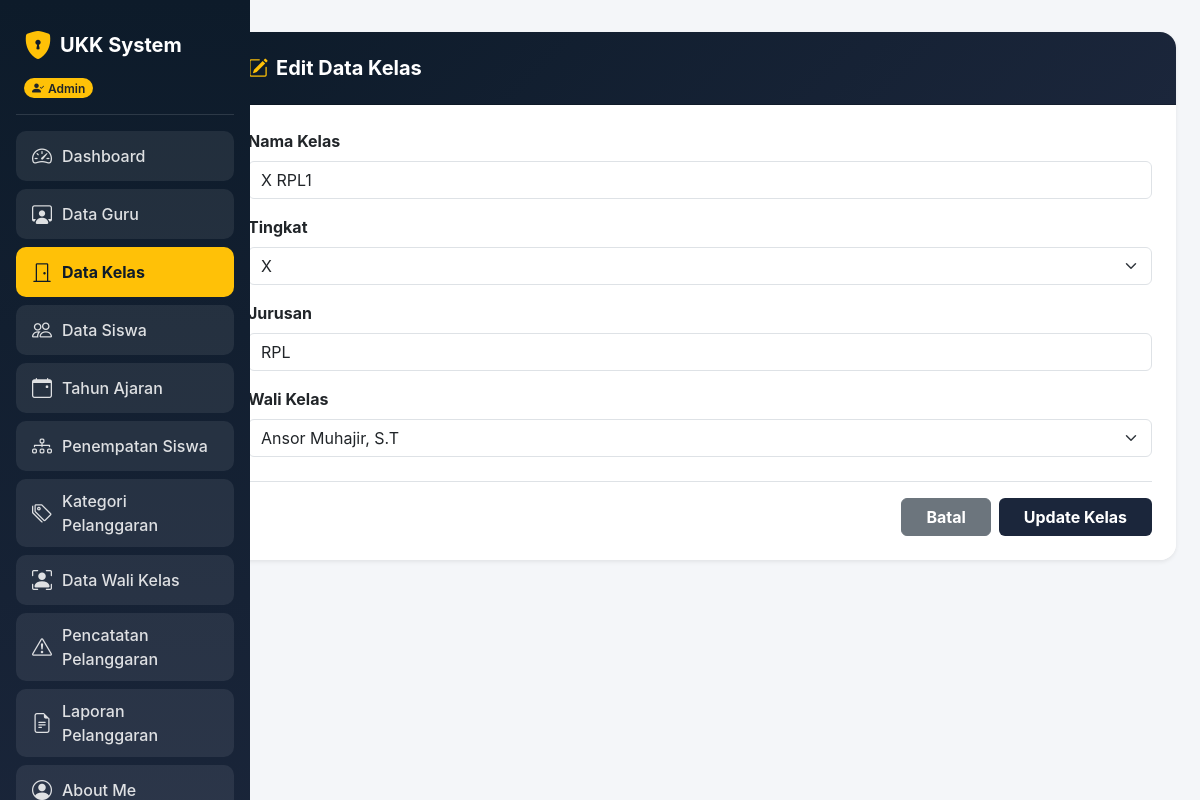
Page /kelas/kelas_edit.php?id=51 (signed in) on the committed database.
### tables this page shows
CREATE TABLE `t_kelas` (
  `id` int(11) NOT NULL,
  `wali_kelas_id` int(11) DEFAULT 0,
  `nama` varchar(100) DEFAULT NULL,
  `tingkat` varchar(20) NOT NULL,
  `jurusan` varchar(100) NOT NULL,
  `status_aktif` tinyint(1) NOT NULL,
  `created_at` timestamp NOT NULL DEFAULT current_timestamp(),
  `updated_at` timestamp NOT NULL DEFAULT current_timestamp()
);

### kelas/kelas_edit.php (the view, shortened to what this page needs)
<?php
include '../koneksi.php';
$role = $_SESSION['role'];
$id = $_GET['id'] ?? '';
$id = mysqli_real_escape_string($koneksi, $id);
$q_data = mysqli_query($koneksi, "SELECT * FROM t_kelas WHERE id = '$id'");
$data   = mysqli_fetch_assoc($q_data);
?>
<!DOCTYPE html>
<html lang="id">
<head>
  <link href="https://cdn.jsdelivr.net/npm/bootstrap@5.3.0/dist/css/bootstrap.min.css" rel="stylesheet">
  <link rel="stylesheet" href="https://cdn.jsdelivr.net/npm/bootstrap-icons@1.11.1/font/bootstrap-icons.css">
</head>
<body>
  <div class="container-fluid">
    <div class="row">
      <div class="col-md-3 col-lg-2 sidebar p-3 text-white">
        <div class="d-flex align-items-center gap-2 mb-2 px-2 mt-2">
          <i class="bi bi-shield-lock-fill fs-3 text-warning"></i>
          <h4 class="mb-0 fw-bold fs-5">UKK System</h4>
        </div>
        <div class="px-2 mb-3">
          <span class="badge bg-warning text-dark px-2 py-1 rounded-pill fw-semibold"><i class="bi bi-person-check-fill me-1"></i><?= $role; ?></span>
        </div>
        <hr class="text-white-50">
        <ul class="nav flex-column mb-auto">
          <li class="nav-item"><a href="../dashboard.php?tab=menu1" class="nav-link-custom"><i class="bi bi-speedometer2 fs-5"></i><span>Dashboard</span></a></li>
          <li class="nav-item"><a href="../dashboard.php?tab=menu2" class="nav-link-custom"><i class="bi bi-person-workspace fs-5"></i><span>Data Guru</span></a></li>
          <li class="nav-item"><a href="../dashboard.php?tab=menu3" class="nav-link-custom" style="background-color: #ffc107; color: #0d1b2a; font-weight: 700;"><i class="bi bi-door-closed fs-5"></i><span>Data Kelas</span></a></li>
          <li class="nav-item"><a href="../dashboard.php?tab=menu4" class="nav-link-custom"><i class="bi bi-people fs-5"></i><span>Data Siswa</span></a></li>
          <li class="nav-item"><a href="../dashboard.php?tab=menu5" class="nav-link-custom"><i class="bi bi-calendar-event fs-5"></i><span>Tahun Ajaran</span></a></li>
          <li class="nav-item"><a href="../dashboard.php?tab=menu6" class="nav-link-custom"><i class="bi bi-diagram-3 fs-5"></i><span>Penempatan Siswa</span></a></li>
          <li class="nav-item"><a href="../dashboard.php?tab=menu7" class="nav-link-custom"><i class="bi bi-tags fs-5"></i><span>Kategori Pelanggaran</span></a></li>
          <li class="nav-item"><a href="../dashboard.php?tab=menu8" class="nav-link-custom"><i class="bi bi-person-bounding-box fs-5"></i><span>Data Wali Kelas</span></a></li>
          <li class="nav-item"><a href="../dashboard.php?tab=menu9" class="nav-link-custom"><i class="bi bi-exclamation-triangle fs-5"></i><span>Pencatatan Pelanggaran</span></a></li>
          <li class="nav-item"><a href="../dashboard.php?tab=menu10" class="nav-link-custom"><i class="bi bi-file-earmark-text fs-5"></i><span>Laporan Pelanggaran</span></a></li>
          <li class="nav-item"><a href="../dashboard.php?tab=menu_about" class="nav-link-custom"><i class="bi bi-person-circle fs-5"></i><span>About Me</span></a></li>
        </ul>
      </div>
      <main class="col-md-9 col-lg-10 p-4 ms-auto">
        <div class="container-fluid py-2 px-0">
          <form action="" method="POST">
            <div class="card shadow-sm border-0 rounded-4 overflow-hidden w-100">
              <div class="card-header text-white p-4" style="background: linear-gradient(135deg, #0d1b2a 0%, #1b263b 100%);">
                <h5 class="mb-0 fw-bold"><i class="bi bi-pencil-square me-2 text-warning"></i>Edit Data Kelas</h5>
              </div>
              <div class="card-body p-4 bg-white">
                <div class="mb-3">
                  <label class="form-label fw-bold">Nama Kelas</label>
                  <input type="text" name="nama" class="form-control" value="<?= htmlspecialchars($data['nama'] ?? ''); ?>" required>
                </div>
                <div class="mb-3">
                  <label class="form-label fw-bold">Tingkat</label>
                  <select name="tingkat" class="form-select" required>
                    <option value="X" <?= (($data['tingkat'] ?? '') == 'X') ? 'selected' : ''; ?>>X</option>
                  </select>
                </div>
                <div class="mb-3">
                  <label class="form-label fw-bold">Jurusan</label>
                  <input type="text" name="jurusan" class="form-control" value="<?= htmlspecialchars($data['jurusan'] ?? ''); ?>" required>
                </div>
                <div class="mb-4">
                  <label class="form-label fw-bold">Wali Kelas</label>
                  <select name="wali_kelas_id" class="form-select">
                    <?php
                    $q_guru = mysqli_query($koneksi, "SELECT * FROM t_guru ORDER BY nama ASC");
                    while ($g = mysqli_fetch_assoc($q_guru)) {
                        $selected = (($data['wali_kelas_id'] ?? '') == $g['id']) ? 'selected' : '';
                        echo "<option value='{$g['id']}' {$selected}>{$g['nama']}</option>";
                    }
                    ?>
                  </select>
                </div>
                <div class="pt-3 border-top d-flex gap-2 justify-content-end">
                  <a href="../dashboard.php?tab=menu3" class="btn btn-secondary px-4 fw-bold">Batal</a>
                  <button type="submit" name="update" class="btn text-white px-4 fw-bold" style="background-color: #1b263b;">Update Kelas</button>
                </div>
              </div>
            </div>
          </form>
        </div>
      </main>
    </div>
  </div>
</body>
</html>

### kelas/kelas_edit.php (style rules this page uses)
body { font-family: 'Inter', sans-serif; background-color: #f4f6f9; color: #333; }
.sidebar { background: linear-gradient(180deg, #0d1b2a 0%, #1b263b 100%); min-height: 100vh; position: fixed; top: 0; left: 0; width: 250px; z-index: 1000; overflow-y: auto; }
.sidebar .nav-link-custom { color: rgba(255, 255, 255, 0.85); background-color: rgba(255, 255, 255, 0.08); border-radius: 10px; padding: 10px 16px; margin-bottom: 8px; font-weight: 500; display: flex; align-items: center; gap: 10px; text-decoration: none; }
main { margin-left: 250px; }

### rows in the picture
t_kelas: nama "X RPL1", tingkat "X", jurusan "RPL"

### other values in the picture
$role "Admin"
form field wali_kelas_id "Ansor Muhajir, S.T"
